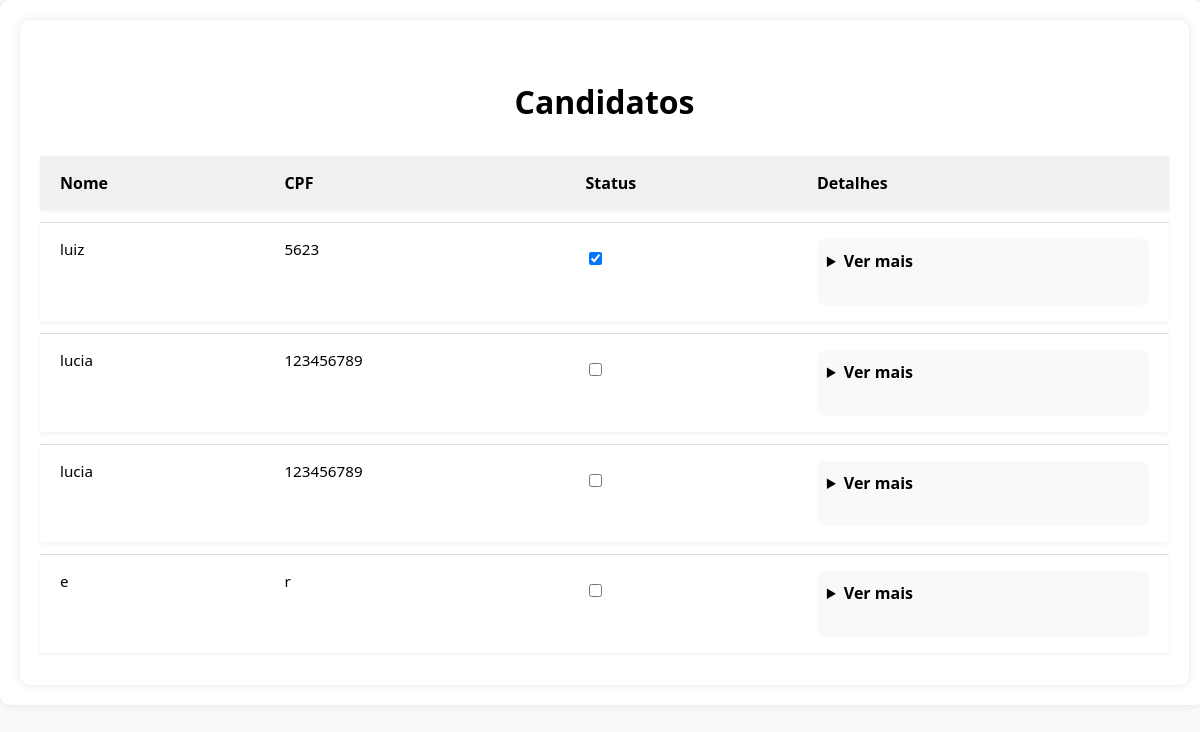
/candidatos/, run on an earlier commit of the app's database.
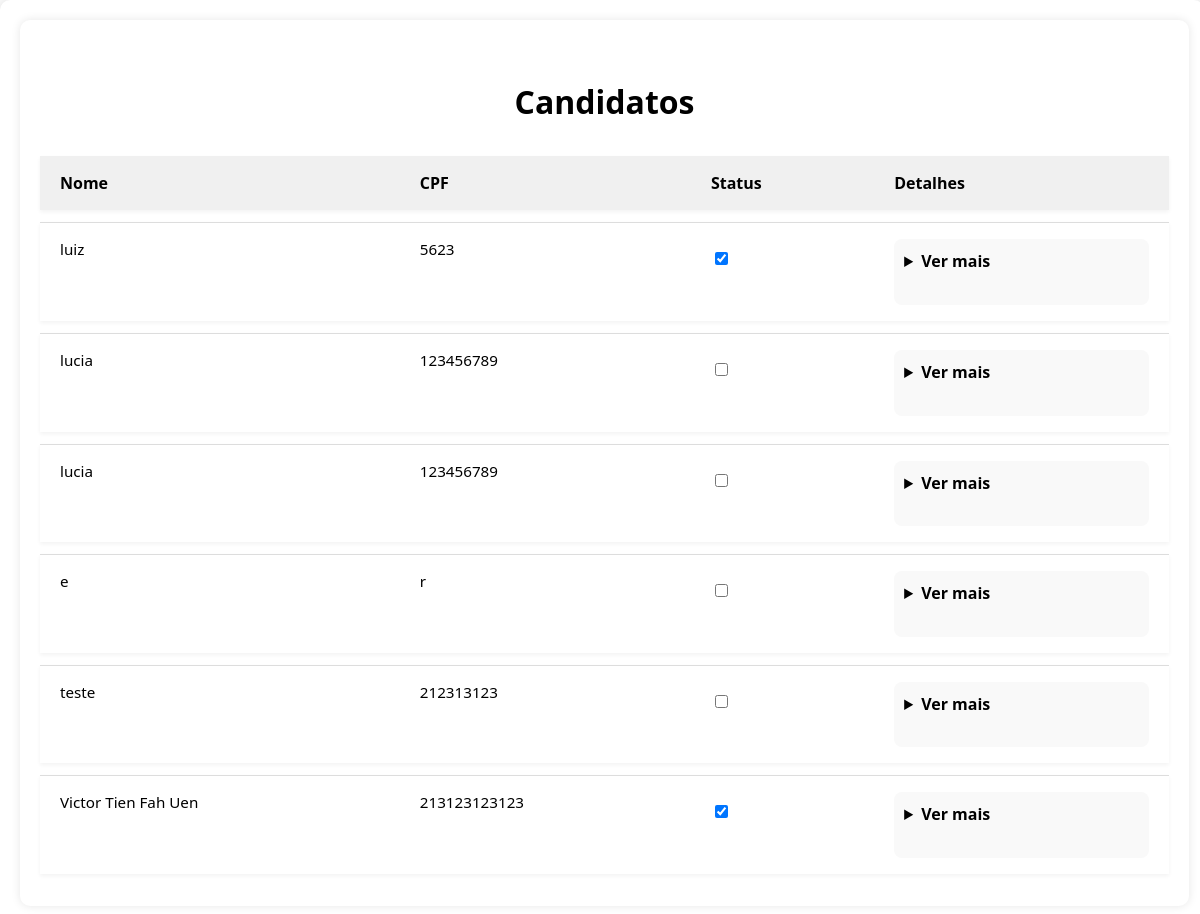
And on a later commit of the database.
### portal/models.py (models this page shows, shortened)
class Candidato(models.Model):
    user = models.OneToOneField(User, on_delete=models.CASCADE, null=True, blank=True)
    nome_completo = models.CharField(max_length=200)
    data_nascimento = models.DateField()
    idade = models.IntegerField(editable = False)
    sexo = models.CharField(max_length=20)
    raca_cor = models.CharField(max_length=50)
    cpf = models.CharField(max_length=14)
    telefone = models.CharField(max_length=20, blank=True)
    whatsapp = models.BooleanField()
    estado_civil = models.CharField(max_length=50, blank=True)
    email = models.EmailField(blank=True)
    endereco_principal = models.CharField(max_length=200)
    numero = models.CharField(max_length=20)
    bairro = models.CharField(max_length=100)
    municipio_uf = models.CharField(max_length=100)
    microrregiao = models.CharField(max_length=100, blank=True)
    cep = models.CharField(max_length=20)
    ingressara_no_projeto = models.BooleanField()
    turno = models.CharField(max_length=50, blank=True)
    apadrinhado = models.BooleanField()
    escolaridade = models.CharField(max_length=100, blank=True)
    rede_ensino = models.CharField(max_length=50, blank=True)
    ano_ou_periodo = models.CharField(max_length=20, blank=True)
    turno_escolar = models.CharField(max_length=50, blank=True)
    motivo_nao_estuda = models.TextField(blank=True)
    pretende_estudar = models.BooleanField(null=True)
    situacao_profissional = models.CharField(max_length=100, blank=True)
    profissao = models.CharField(max_length=100, blank=True)
    local_trabalho = models.CharField(max_length=100, blank=True)
    bairro_trabalho = models.CharField(max_length=100, blank=True)
    salario = models.DecimalField(max_digits=10, decimal_places=2, null=True, blank=True)
    conhece_eca = models.CharField(max_length=50, blank=True)
    nocao_cidadania = models.BooleanField(null=True)
    referencia_familiar = models.CharField(max_length=20, blank=True)
    conhece_conselho = models.CharField(max_length=100, blank=True)
    conhece_foscar = models.CharField(max_length=100, blank=True)
    possui_plano = models.BooleanField(null=True)
    nome_plano = models.CharField(max_length=100, blank=True)
    problema_saude = models.BooleanField(null=True)
    acompanhamento_medico = models.BooleanField(null=True)
    cirurgia = models.BooleanField(null=True)
    problema_atual = models.TextField(blank=True)
    deficiencia_fisica = models.BooleanField(null=True)
    tipo_deficiencia = models.CharField(max_length=100, blank=True)
    desenvolvimento_mental = models.TextField(blank=True)
    onde_procura_saude = models.CharField(max_length=100, blank=True)
    refeicoes_dia = models.IntegerField(null=True, blank=True)
    alimentacao = models.TextField(blank=True)
    participa_grupo = models.TextField(blank=True)
    tipo_casa = models.CharField(max_length=100, blank=True)
    tipo_moradia = models.CharField(max_length=100, blank=True)
    vulnerabilidade = models.TextField(blank=True)
    numero_comodos = models.IntegerField(null=True, blank=True)
    divisorias_crianca_adulto = models.BooleanField(null=True)
    tem_banheiro = models.BooleanField(null=True)
    banheiro_dentro = models.BooleanField(null=True)
    energia_publica = models.BooleanField(null=True)
    agua = models.CharField(max_length=100, blank=True)
    destino_lixo = models.CharField(max_length=100, blank=True)
    destino_esgoto = models.CharField(max_length=100, blank=True)
    bens = models.TextField(blank=True)
    origem_bens = models.CharField(max_length=100, blank=True)
    cadastrado_cadunico = models.BooleanField(null=True)
    bolsa_familia = models.BooleanField(null=True)
    auxilio_moradia = models.BooleanField(null=True)
    recebe_bpc = models.BooleanField(null=True)
    faixa_renda_familiar = models.CharField(max_length=100, blank=True)
    renda_per_capita = models.DecimalField(max_digits=10, decimal_places=2, null=True, blank=True)
    aprovado = models.BooleanField(null=True, blank=True)

### portal/views.py (the view)
# urls.py: path('candidatos/', views.lista_candidatos, name='lista_candidatos'),
def lista_candidatos(request):
    candidatos = Candidato.objects.all()
    return render(request, "candidatos.html", {"candidatos": candidatos})

### portal/templates/candidatos.html (shortened to what this page needs)
{% extends "base.html" %}
{% block content %}
<div class="container">
    <h1>Candidatos</h1>
    <table>
        <thead>
            <tr>
                <th>Nome</th>
                <th>CPF</th>
                <th>Status</th>
                <th>Detalhes</th>
            </tr>
        </thead>
        <tbody>
        {% for candidato in candidatos %}
            <tr>
                <td>{{ candidato.nome_completo }}</td>
                <td>{{ candidato.cpf }}</td>
                <td class="acoes">
                    <div class="status-checkbox">
                        <form method="post" action="{% url 'alterar_status' candidato.id %}">
                            <label class="checkbox-wrapper" title="Clique para aprovar/reprovar">
                                <input type="checkbox" name="status" value="aprovar" onchange="this.form.submit()" {% if candidato.aprovado %}checked{% endif %}>
                            </label>
                        </form>
                    </div>
                </td>
                <td>
                    <details>
                        <summary>Ver mais</summary>
                        <strong>Data de Nascimento:</strong> {{ candidato.data_nascimento }}<br>
                        <strong>Idade:</strong> {{ candidato.idade }}<br>
                        <strong>Sexo:</strong> {{ candidato.sexo }}<br>
                        <strong>Raça/Cor:</strong> {{ candidato.raca_cor }}<br>
                        <strong>Telefone:</strong> {{ candidato.telefone }}<br>
                        <strong>WhatsApp:</strong> {{ candidato.whatsapp }}<br>
                        <strong>Estado Civil:</strong> {{ candidato.estado_civil }}<br>
                        <strong>Email:</strong> {{ candidato.email }}<br>
                        <strong>Endereço:</strong> {{ candidato.endereco_principal }}, {{ candidato.numero }} - {{ candidato.bairro }}<br>
                        <strong>Município/UF:</strong> {{ candidato.municipio_uf }}<br>
                        <strong>Microrregião:</strong> {{ candidato.microrregiao }}<br>
                        <strong>CEP:</strong> {{ candidato.cep }}<br>
                        <strong>Ingressará no Projeto:</strong> {{ candidato.ingressara_no_projeto }}<br>
                        <strong>Turno:</strong> {{ candidato.turno }}<br>
                        <strong>Apadrinhado:</strong> {{ candidato.apadrinhado }}<br><br>
                        <strong>Escolaridade:</strong> {{ candidato.escolaridade }}<br>
                        <strong>Rede de Ensino:</strong> {{ candidato.rede_ensino }}<br>
                        <strong>Ano ou Período:</strong> {{ candidato.ano_ou_periodo }}<br>
                        <strong>Turno Escolar:</strong> {{ candidato.turno_escolar }}<br>
                        <strong>Motivo de Não Estudo:</strong> {{ candidato.motivo_nao_estuda }}<br>
                        <strong>Pretende Estudar:</strong> {{ candidato.pretende_estudar }}<br><br>
                        <strong>Situação Profissional:</strong> {{ candidato.situacao_profissional }}<br>
                        <strong>Profissão:</strong> {{ candidato.profissao }}<br>
                        <strong>Local de Trabalho:</strong> {{ candidato.local_trabalho }}<br>
                        <strong>Bairro do Trabalho:</strong> {{ candidato.bairro_trabalho }}<br>
                        <strong>Salário:</strong> R$ {{ candidato.salario }}<br><br>
                        <strong>Conhece ECA:</strong> {{ candidato.conhece_eca }}<br>
                        <strong>Noção de Cidadania:</strong> {{ candidato.nocao_cidadania }}<br>
                        <strong>Referência Familiar:</strong> {{ candidato.referencia_familiar }}<br>
                        <strong>Conhece Conselho:</strong> {{ candidato.conhece_conselho }}<br>
                        <strong>Conhece FOSCAR:</strong> {{ candidato.conhece_foscar }}<br><br>
                        <strong>Possui Plano de Saúde:</strong> {{ candidato.possui_plano }}<br>
                        <strong>Nome do Plano:</strong> {{ candidato.nome_plano }}<br>
                        <strong>Problema de Saúde:</strong> {{ candidato.problema_saude }}<br>
                        <strong>Acompanhamento Médico:</strong> {{ candidato.acompanhamento_medico }}<br>
                        <strong>Cirurgia:</strong> {{ candidato.cirurgia }}<br>
                        <strong>Problema Atual:</strong> {{ candidato.problema_atual }}<br>
                        <strong>Deficiência Física:</strong> {{ candidato.deficiencia_fisica }}<br>
                        <strong>Tipo de Deficiência:</strong> {{ candidato.tipo_deficiencia }}<br>
                        <strong>Desenvolvimento Mental:</strong> {{ candidato.desenvolvimento_mental }}<br>
                        <strong>Onde Procura Saúde:</strong> {{ candidato.onde_procura_saude }}<br><br>
                        <strong>Refeições por Dia:</strong> {{ candidato.refeicoes_dia }}<br>
                        <strong>Alimentação:</strong> {{ candidato.alimentacao }}<br><br>
                        <strong>Participa de Grupos:</strong> {{ candidato.participa_grupo }}<br><br>
                        <strong>Tipo de Casa:</strong> {{ candidato.tipo_casa }}<br>
                        <strong>Tipo de Moradia:</strong> {{ candidato.tipo_moradia }}<br>
                        <strong>Vulnerabilidade:</strong> {{ candidato.vulnerabilidade }}<br>
                        <strong>Número de Cômodos:</strong> {{ candidato.numero_comodos }}<br>
                        <strong>Divisória Criança/Adulto:</strong> {{ candidato.divisorias_crianca_adulto }}<br>
                        <strong>Tem Banheiro:</strong> {{ candidato.tem_banheiro }}<br>
                        <strong>Banheiro Dentro:</strong> {{ candidato.banheiro_dentro }}<br>
                        <strong>Energia Pública:</strong> {{ candidato.energia_publica }}<br>
                        <strong>Água:</strong> {{ candidato.agua }}<br>
                        <strong>Destino do Lixo:</strong> {{ candidato.destino_lixo }}<br>
                        <strong>Destino do Esgoto:</strong> {{ candidato.destino_esgoto }}<br><br>
                        <strong>Bens:</strong> {{ candidato.bens }}<br>
                        <strong>Origem dos Bens:</strong> {{ candidato.origem_bens }}<br><br>
                        <strong>Cadastrado no CadÚnico:</strong> {{ candidato.cadastrado_cadunico }}<br>
                        <strong>Recebe Bolsa Família:</strong> {{ candidato.bolsa_familia }}<br>
                        <strong>Auxílio Moradia:</strong> {{ candidato.auxilio_moradia }}<br>
                        <strong>Recebe BPC:</strong> {{ candidato.recebe_bpc }}<br><br>
                        <strong>Faixa de Renda Familiar:</strong> {{ candidato.faixa_renda_familiar }}<br>
                    </details>
                </td>
            </tr>
        {% endfor %}
        </tbody>
    </table>
</div>
{% endblock %}

### portal/templates/base.html (shortened to what this page needs)
<!DOCTYPE html>
 <html lang="pt-br">
 <head>
 </head>
 <body>
     <div class="container">
         {% block content %}{% endblock %}
     </div>
 </body>
 </html>

### portal/templates/base.html (style rules this page uses)
body { font-family: Arial, sans-serif; background-color: #f4f4f4; text-align: center; margin: 0; padding: 0; }
.container { width: 80%; max-width: 800px; margin: 50px auto; padding: 20px; background: white; box-shadow: 0px 0px 10px rgba(0, 0, 0, 0.1); border-radius: 10px; }

### portal/templates/candidatos.html (style rules this page uses)
body { font-family: "Segoe UI", Tahoma, Geneva, Verdana, sans-serif; background-color: #fafafa; }
h1 { text-align: center; margin-top: 40px; font-size: 2em; }
.container { max-width: 97%; width: 97%; margin: 0; padding: 20px; }
table { width: 100%; border-collapse: separate; border-spacing: 0 12px; background-color: white; }
th, td { padding: 16px 20px; text-align: left; vertical-align: top; border-top: 1px solid #ddd; font-size: 0.95rem; }
th { background-color: #f0f0f0; font-weight: bold; font-size: 1rem; border-top: none; }
tr { background-color: #fff; box-shadow: 0 2px 4px rgba(0,0,0,0.05); }
.acoes form { display: flex; gap: 10px; margin-top: 10px; }
details { padding: 10px; background-color: #f9f9f9; border-radius: 8px; line-height: 1.6; max-height: 300px; overflow-y: auto; }
summary { cursor: pointer; font-weight: bold; font-size: 1rem; margin-bottom: 10px; }
details::after { display: block; content: ""; margin-top: 10px; }

What changed in the data, as far as the page shows it:
added Candidato: nome_completo "teste", cpf "212313123"
added Candidato: nome_completo "Victor Tien Fah Uen", cpf "213123123123", aprovado "☑"
